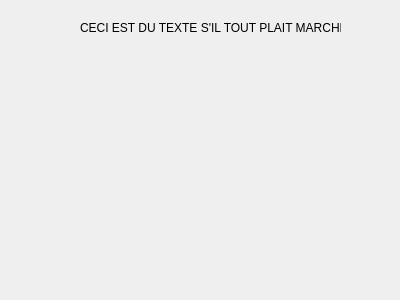
<?xml version="1.0" encoding="UTF-8"?>
<ui version="4.0">
 <class>Dialog</class>
 <widget class="QDialog" name="Dialog">
  <property name="geometry">
   <rect>
    <x>0</x>
    <y>0</y>
    <width>400</width>
    <height>300</height>
   </rect>
  </property>
  <property name="windowTitle">
   <string>Dialog</string>
  </property>
  <widget class="QLabel" name="label">
   <property name="geometry">
    <rect>
     <x>80</x>
     <y>20</y>
     <width>261</width>
     <height>16</height>
    </rect>
   </property>
   <property name="text">
    <string>CECI EST DU TEXTE S'IL TOUT PLAIT MARCHE</string>
   </property>
  </widget>
 </widget>
 <resources/>
 <connections/>
</ui>
